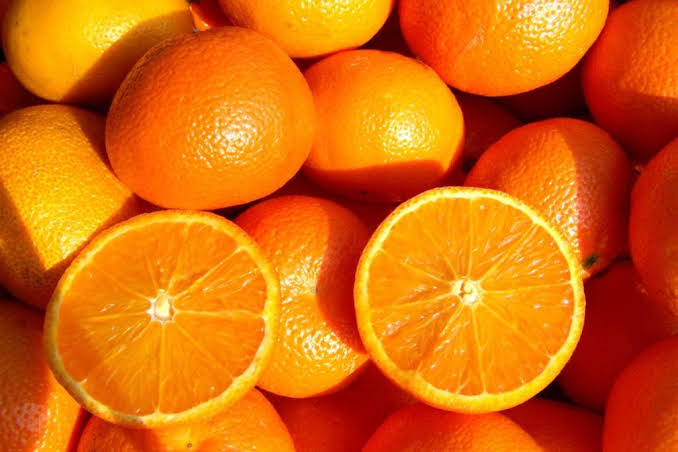
#> input picture M01-python-basics/W04/keep-track/day03/Data/query.jpg, 678 x 452 px; its folder holds only this picture in this run
$ jupyter execute --allow-errors AIO2026_M01_Day03_Colab.ipynb
#> lines starting #> are read from the running program, lines starting #| are printed output that depends on the picture
# AIO2026 · M01 · Day 03 — Vector Database, RAG & Tìm ảnh tương đồng

Notebook gộp 2 bài thực hành Day 03 mình làm:

1. **Tìm ảnh tương đồng với OpenCV** — ảnh → vector → đo khoảng cách.
2. **Mô phỏng cơ chế RAG** — văn bản → embedding → truy xuất (cosine) → prompt.

> Điểm thú vị nhất: cùng 1 ảnh truy vấn, đo bằng **Euclidean (L2)** và **Cosine** lại cho 2 đáp án khác nhau — phần 2.3 sẽ mổ xẻ vì sao.

## 0. Cài đặt thư viện

Trên Google Colab, bỏ comment dòng `pip` để cài. Trên máy đã có sẵn thì bỏ qua.

[cell 1]
# !pip install numpy opencv-python sentence-transformers
import cv2
import numpy as np

print("numpy", np.__version__, "| opencv", cv2.__version__)

## 1. Các hàm đo khoảng cách / độ tương đồng

Mọi dữ liệu (ảnh, văn bản) cuối cùng đều thành **vector**. So sánh = đo khoảng cách giữa vector.

- **L1 (Manhattan):** tổng trị tuyệt đối các hiệu. Nhỏ → giống.
- **L2 (Euclidean):** độ dài đường thẳng giữa 2 vector. Nhỏ → giống.
- **Cosine Similarity:** cos góc giữa 2 vector (bỏ qua độ dài). Gần 1 → giống.

[cell 2]
def l1_distance(v1, v2):
    """Tổng |hiệu|. Càng nhỏ càng giống."""
    v1, v2 = np.asarray(v1, float), np.asarray(v2, float)
    if v1.shape != v2.shape:  # edge case: khác số chiều
        raise ValueError(f"Khác số chiều: {v1.shape} != {v2.shape}")
    return float(np.sum(np.abs(v1 - v2)))


def l2_distance(v1, v2):
    """Khoảng cách Euclid. Càng nhỏ càng giống."""
    v1, v2 = np.asarray(v1, float), np.asarray(v2, float)
    if v1.shape != v2.shape:
        raise ValueError(f"Khác số chiều: {v1.shape} != {v2.shape}")
    return float(np.linalg.norm(v1 - v2))


def cosine_similarity(v1, v2):
    """Cos góc giữa 2 vector, trong [-1, 1]. Vector 0 -> quy ước 0.0 (tránh chia 0)."""
    v1, v2 = np.asarray(v1, float), np.asarray(v2, float)
    if v1.shape != v2.shape:
        raise ValueError(f"Khác số chiều: {v1.shape} != {v2.shape}")
    na, nb = np.linalg.norm(v1), np.linalg.norm(v2)
    if na == 0 or nb == 0:
        return 0.0
    return float(np.dot(v1, v2) / (na * nb))

[cell 3]
# Kiểm tra nhanh
print("L1:", l1_distance([0, 0], [3, 4]))  # 7
print("L2:", l2_distance([0, 0], [3, 4]))  # 5 (tam giác 3-4-5)
print("cos cùng hướng :", cosine_similarity([1, 0], [2, 0]))  # 1.0
print("cos vuông góc  :", cosine_similarity([1, 0], [0, 9]))  # 0.0

## 2. Tìm ảnh tương đồng với OpenCV

Quy trình: đọc ảnh **xám** → resize **64×64** → duỗi phẳng thành vector **4096 chiều** → chuẩn hóa [0,1] → so khoảng cách.

### 2.1. Tiền xử lý 1 ảnh

[cell 4]
import os


def process_image(image_path, size=(64, 64)):
    """Ảnh -> vector đặc trưng đã chuẩn hóa [0,1]. Báo lỗi rõ nếu file thiếu/hỏng."""
#> called with image_path = 'Data/query.jpg', size = (64, 64)
    if not os.path.isfile(image_path):
        raise FileNotFoundError(f"Không tìm thấy ảnh: {image_path}")
    img = cv2.imread(image_path, cv2.IMREAD_GRAYSCALE)  # đọc thẳng ảnh xám (1 kênh)
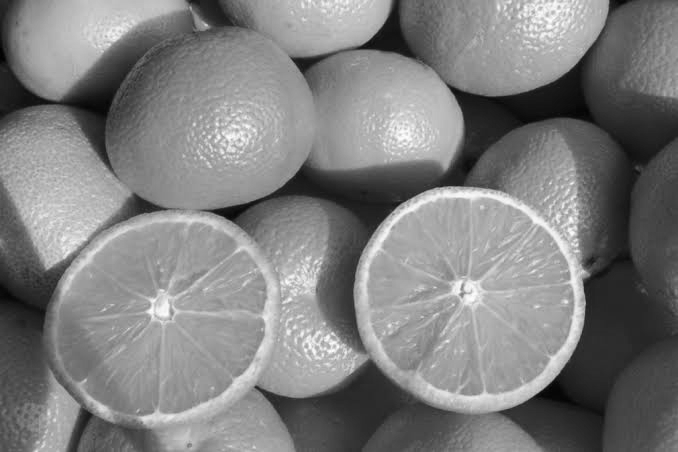
#> img: shape (452, 678); min 0, max 253, mean 126.6
    if img is None:  # file tồn tại nhưng không decode được
        raise ValueError(f"Không giải mã được ảnh (hỏng?): {image_path}")
    img = cv2.resize(img, size)  # đưa mọi ảnh về cùng kích thước
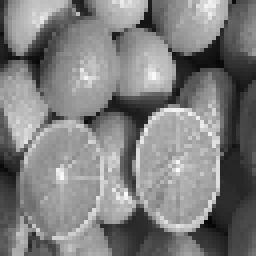
#> img: shape (64, 64) (shown 4 times larger); min 6, max 250, mean 126.7
    return img.flatten().astype(float) / 255.0  # duỗi phẳng + chuẩn hóa độ sáng

### 2.2. Quét cả thư mục, tìm ảnh giống nhất

Trên Colab: upload thư mục `Data` (gồm `query.jpg` và `images_folder/`) rồi sửa `DATA_DIR` cho đúng.

[cell 5]
DATA_DIR = "Data"  # sửa lại path nếu chạy ở Colab
SUPPORTED = (".jpg", ".jpeg", ".png", ".bmp", ".webp")


def search_similar(query_path, dataset_dir, size=(64, 64), metric="l2", top_k=3):
    """Trả về top_k (tên_file, điểm) giống nhất. Bỏ qua ảnh hỏng, không làm sập."""
    fn = {"l1": l1_distance, "l2": l2_distance, "cosine": cosine_similarity}[metric]
    higher_better = metric == "cosine"  # cosine: cao = giống; L1/L2: thấp = giống
    q = process_image(query_path, size)
#> q = 4096 values, max 0.98 at index 2732, min 0.0235 at index 3572, mean 0.497
    results = []
    for name in sorted(os.listdir(dataset_dir)):
        if not name.lower().endswith(SUPPORTED):
            continue
        try:
            v = process_image(os.path.join(dataset_dir, name), size)
        except (ValueError, FileNotFoundError) as e:
            print("[BỎ QUA]", name, "-", e)
            continue
        results.append((name, fn(q, v)))
    results.sort(key=lambda x: x[1], reverse=higher_better)
    return results[:top_k]


query = os.path.join(DATA_DIR, "query.jpg")
imgs = os.path.join(DATA_DIR, "images_folder")
print("Top 3 theo L2:")
#> (the rest of this cell did not finish here and is left out)

### 2.3. 🔍 Điểm hay: L2 vs Cosine cho đáp án KHÁC nhau

Chạy cả hai metric trên cùng ảnh truy vấn và so sánh ảnh đứng đầu.

#> (a cell that did not finish here is left out)

top_cos = search_similar(query, imgs, metric="cosine", top_k=1)[0]
print("Giống nhất theo L2     :", top_l2)
print("Giống nhất theo Cosine :", top_cos)

**Vì sao khác?** Vector ảnh = độ sáng từng pixel.

- **L2 (Euclidean)** cộng dồn chênh lệch độ sáng *từng pixel* → một ảnh sáng/tối hơn dù **cùng hình dạng** vẫn bị đẩy khoảng cách lên cao.
- **Cosine** chỉ đo *hướng* của vector (xu hướng phân bố sáng–tối) → **bất biến với độ sáng tổng thể**.

Ví von: L2 hỏi *'hai điểm cách nhau bao xa?'*, Cosine hỏi *'hai mũi tên có cùng hướng không?'*. Tăng sáng cả ảnh = kéo dài mũi tên → L2 đổi, hướng không đổi.

➡️ Khi *cường độ tuyệt đối không quan trọng, chỉ cần đúng hình dạng/ngữ nghĩa* → **Cosine đáng tin hơn**. Đó cũng là lý do RAG (phần 3) dùng Cosine.

## 3. Mô phỏng cơ chế RAG (Retrieval-Augmented Generation)

Pipeline 3 bước: **Indexing** (văn bản → vector) → **Retrieval** (chọn ngữ cảnh gần nhất bằng cosine) → **Generation** (nhét ngữ cảnh vào prompt cho mô hình ngôn ngữ lớn).

### 3.1. Indexing — văn bản tiếng Việt thành vector
Dùng mô hình embedding tiếng Việt `keepitreal/vietnamese-sbert` qua thư viện `sentence-transformers`.

[cell 7]
from sentence_transformers import SentenceTransformer

#> (the rest of this cell did not finish here and is left out)

### 3.2. Retrieval — tìm ngữ cảnh liên quan nhất bằng Cosine Similarity

[cell 8]
def retrieve(query, top_k=1):
    """Trả về top_k (tài liệu, điểm cosine) liên quan nhất tới câu hỏi."""
    if not query or not query.strip():  # edge case: query rỗng
        raise ValueError("Câu truy vấn rỗng.")
    q = model.encode(query)
    # cosine vector hóa: (db·q) / (||db|| * ||q||) cho từng dòng
    scores = vector_db @ q / (np.linalg.norm(vector_db, axis=1) * np.linalg.norm(q))
    idx = np.argsort(scores)[::-1][: min(top_k, len(documents))]  # clamp top_k
    return [(documents[i], float(scores[i])) for i in idx]


query = "Khóa học AIO2026 có cấu trúc bao nhiêu phần?"
#> (the rest of this cell did not finish here and is left out)

### 3.3. Generation — nhét ngữ cảnh vào prompt

Ở bước này ta chỉ *dựng prompt*; prompt này mới được gửi cho mô hình ngôn ngữ lớn (ChatGPT/Gemini...) để sinh câu trả lời có căn cứ.

#> (a cell that did not finish here is left out)
